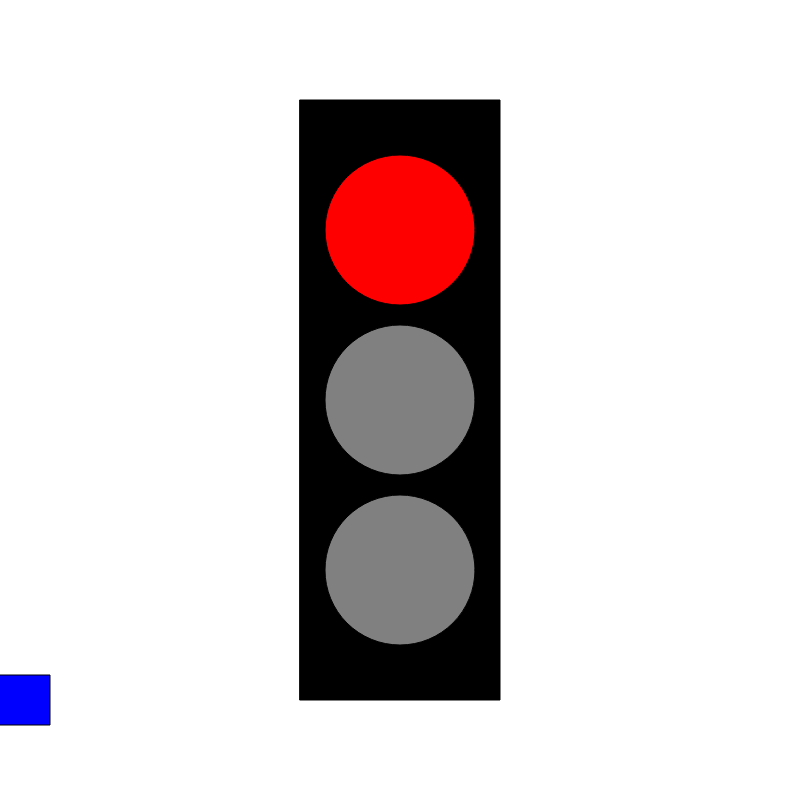
Frame 1 (no input)
Frame 60 (no input): identical to frame 1, image omitted
Frame 120 (the mouse pressed at the canvas centre since frame 60): identical to frame 1, image omitted

The p5.js sketch that drew this single still picture (run headless with seeded random() and noise() and a simulated clock; from frame 60 on, the mouse is pressed at the canvas centre):

// p5.js sketch
// ── sketch.js
let state = 0;
let timer = 0;
let x = 0;
let velocity = 0;

function setup() {
  createCanvas(800, 800);
  rectMode(CENTER);
  ellipseMode(CENTER);
}

function draw() {

  background('white');
  fill('black');
  rect(width / 2, height / 2, 200, 600);

  // Timer
  timer++;
  if (timer > 3 * 60) {
    timer = 0;
    state = (state + 1) % 3;
  }

  // Code for Car
  fill('blue');
  rect(x, height - 100, 100, 50);
  x = x + velocity;
  if (x > width) {
    x = 0;
  }

  switch (state) {
    case 0: // Red light
      fill('red');
      ellipse(width / 2, height / 2 - 170, 150, 150);
      fill('grey');
      ellipse(width / 2, height / 2, 150, 150);
      ellipse(width / 2, height / 2 + 170, 150, 150);
      if (x == width / 2) { // Stop in the middle
        velocity = 0;
      }
      break;
    case 1: // Green light
      fill('grey');
      ellipse(width / 2, height / 2 - 170, 150, 150);
      ellipse(width / 2, height / 2, 150, 150);
      fill('green');
      ellipse(width / 2, height / 2 + 170, 150, 150);
      velocity = 25;
      break;

    case 2: // Yellow light
      fill('grey');
      ellipse(width / 2, height / 2 - 170, 150, 150);
      fill('yellow');
      ellipse(width / 2, height / 2, 150, 150);
      fill('grey');
      ellipse(width / 2, height / 2 + 170, 150, 150);
      velocity = 10;
      break;
  }
}

function mouseReleased() {
  state++;
  if (state > 2) state = 0;
}
